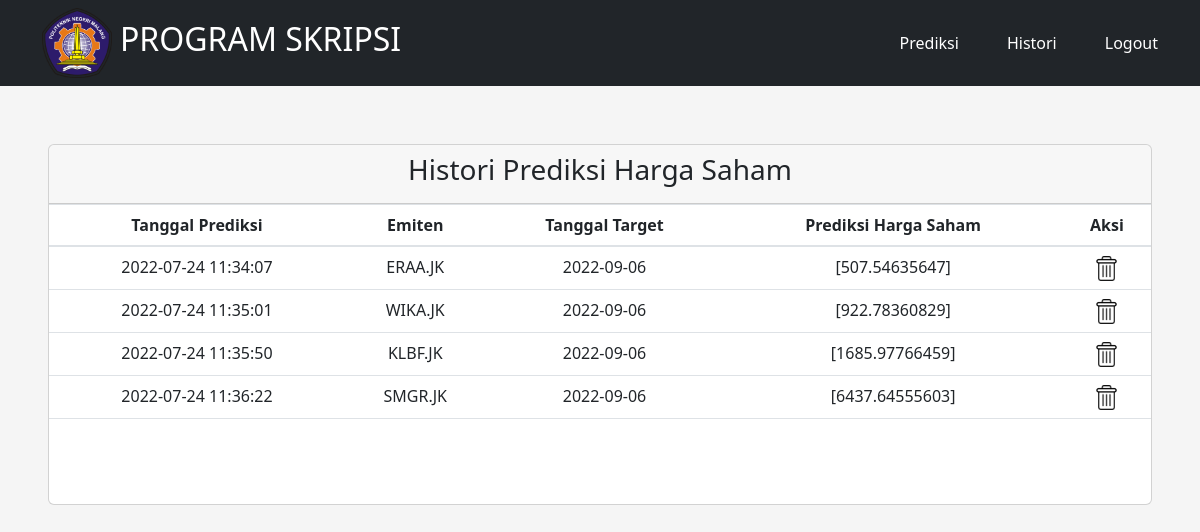
/histori (signed in), run on the app's committed database.
### website/models.py (models this page shows)
class Predict(db.Model):
    id = db.Column(db.Integer, primary_key=True)
    date = db.Column(db.DateTime(timezone=True), default=func.now())
    emiten = db.Column(db.String(100))
    predict = db.Column(db.String(100))
    target = db.Column(db.String(100))
    user_id = db.Column(db.Integer, db.ForeignKey('user.id'))

### website/views.py (the view)
@views.route('/histori')
@login_required
def histori():
    return render_template("histori.html", user=current_user)

### website/__init__.py (called while the page is built)
def create_app():
    app = Flask(__name__)
    app.config['SECRET_KEY'] = 'helloworld'
    app.config['SQLALCHEMY_DATABASE_URI'] = f'sqlite:///{DB_NAME}'
    db.init_app(app)
    from .views import views
    from .auth import auth
    app.register_blueprint(views, url_prefix='/')
    app.register_blueprint(auth, url_prefix='/')
    from .models import User, Predict
    create_database(app)
    login_manager = LoginManager()
    login_manager.login_view = 'auth.login'
    login_manager.init_app(app)
    @login_manager.user_loader
    def load_user(id):
        return User.query.get(int(id))
    return app

### website/templates/histori.html (shortened to what this page needs)
{% extends "layout.html" %}
{% block content %}
<div class="row p-5 text-center">
  <div class="col-12">
    <div class="card">
      <div class="card-header">
        <h3 class="card-title">Histori Prediksi Harga Saham</h3>
      </div>
      <div class="card-body table-responsive p-0" style="height: 300px;">
        <table class="table table-head-fixed text-nowrap">
          <thead>
            <tr>
              <th>Tanggal Prediksi</th>
              <th>Emiten</th>
              <th>Tanggal Target</th>
              <th>Prediksi Harga Saham</th>
              <th>Aksi</th>
            </tr>
          </thead>
          <tbody>
            {% for predicts in user.predicts %}
              <tr>
                <td>{{predicts.date}}</td>
                <td>{{predicts.emiten}}</td>
                <td>{{predicts.target}}</td>
                <td>{{predicts.predict}}</td>
                <td>
                  <img src="{{ url_for('static', filename='images/delete.png') }}" width="25" height="25" onclick="deletePredict({{ predicts.id }})">
                </td>
              </tr>
            {% endfor %}
          </tbody>
        </table>
      </div>
    </div>
  </div>
</div>
{% endblock %}

### website/static/css/login.css (style rules this page uses)
html, body { height: 100%; }
body { align-items: center; background-color: #f5f5f5; }

### data on the page
Predict: date "2022-07-24 11:34:07", emiten "ERAA.JK", target "2022-09-06", predict "[507.54635647]"
Predict: date "2022-07-24 11:35:01", emiten "WIKA.JK", target "2022-09-06", predict "[922.78360829]"
Predict: date "2022-07-24 11:35:50", emiten "KLBF.JK", target "2022-09-06", predict "[1685.97766459]"
Predict: date "2022-07-24 11:36:22", emiten "SMGR.JK", target "2022-09-06", predict "[6437.64555603]"
